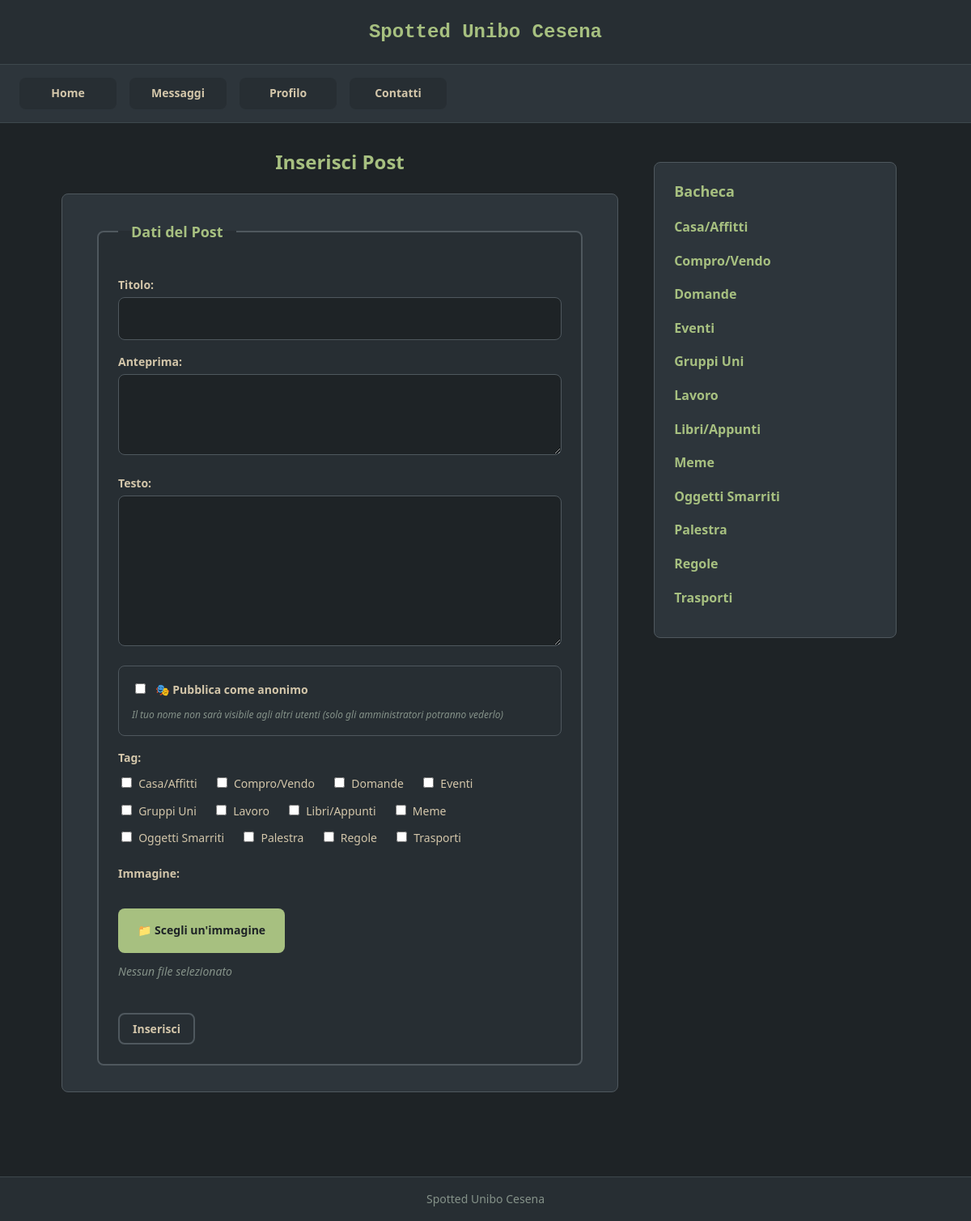
The page /gestisci-posts.php?azione=1 (signed in) on the database its author committed.
### tables this page shows
CREATE TABLE IF NOT EXISTS `tag` (
  `idtag` INT NOT NULL AUTO_INCREMENT,
  `nometag` VARCHAR(50) NOT NULL,
  PRIMARY KEY (`idtag`),
  UNIQUE INDEX `nometag_UNIQUE` (`nometag` ASC)
);

### gestisci-posts.php (called while the page is built, shortened)
<?php
require_once 'bootstrap.php';
$templateParams["titolo"] = "Spotted Unibo Cesena - Gestisci Post";
$azione = -1;
if(isset($_GET["azione"])){
    $azione = $_GET["azione"];
}
switch($azione){
    case 1:
    case 2:
    case 3:
        $templateParams["nome"] = "admin-form.php";
        $templateParams["azione"] = $azione;
        if($azione == 1){
            $templateParams["post"] = getEmptyPost();
        }
        else{
            $idpost = $_GET["id"];
            $templateParams["post"] = $dbh->getPostById($idpost)[0];
        }
        break;
}
require 'template/base.php';
?>

### utils/functions.php (called while the page is built, shortened)
<?php
function isUserLoggedIn(){
    return !empty($_SESSION['idutente']);
}
function getEmptyPost(){
    return array("idpost" => "", "titolopost" => "", "imgpost" => "", "testopost" => "", "anteprimapost" => "", "anonimo" => 0);
}
function getAction($action){
    $result = "";
    switch($action){
        case 1:
            $result = "Inserisci";
            break;
    }
    return $result;
}
?>

### db/database.php (called while the page is built, shortened)
<?php
class DatabaseHelper{
    private $db;
    public function __construct($servername, $username, $password, $dbname, $port){
        $this->db = new mysqli($servername, $username, $password, $dbname, $port);
    }
    public function getTags(){
        $query = "SELECT idtag, nometag FROM tag ORDER BY nometag ASC";
        $stmt = $this->db->prepare($query);
        $stmt->execute();
        $result = $stmt->get_result();
        return $result->fetch_all(MYSQLI_ASSOC);
    }
}
?>

### bootstrap.php (called while the page is built, shortened)
<?php
require_once("utils/functions.php");
require_once("db/database.php");
$dbh = new DatabaseHelper("localhost", "root", "", "spotted_db", 3306);
?>

### template/admin-form.php (the view, shortened to what this page needs)
<h2><?php echo getAction($templateParams["azione"]); ?> Post</h2>
<form action="processa-post.php" method="POST" enctype="multipart/form-data">
    <fieldset>
        <legend>Dati del Post</legend>
        <label for="titolopost">Titolo:</label>
        <input type="text" id="titolopost" name="titolopost"
               value="<?php echo isset($templateParams["post"]["titolopost"]) ? $templateParams["post"]["titolopost"] : ''; ?>"
               <?php if($templateParams["azione"]==3){echo "readonly";} ?> required />
        <label for="anteprimapost">Anteprima:</label>
        <textarea id="anteprimapost" name="anteprimapost" rows="3"
                  <?php if($templateParams["azione"]==3){echo "readonly";} ?> required><?php echo isset($templateParams["post"]["anteprimapost"]) ? $templateParams["post"]["anteprimapost"] : ''; ?></textarea>
        <label for="testopost">Testo:</label>
        <textarea id="testopost" name="testopost" rows="8"
                  <?php if($templateParams["azione"]==3){echo "readonly";} ?> required><?php echo isset($templateParams["post"]["testopost"]) ? $templateParams["post"]["testopost"] : ''; ?></textarea>
        <?php if($templateParams["azione"]!=3): ?>
            <div class="anonimo-option">
                <input type="checkbox" id="anonimo" name="anonimo" value="1"
                       <?php if(isset($templateParams["post"]["anonimo"]) && $templateParams["post"]["anonimo"]){echo "checked";} ?> />
                <label for="anonimo">🎭 Pubblica come anonimo</label>
                <p class="anonimo-hint">Il tuo nome non sarà visibile agli altri utenti (solo gli amministratori potranno vederlo)</p>
            </div>
            <label>Tag:</label>
            <?php
            $allTags = $dbh->getTags();
            $postTags = isset($templateParams["post"]["idpost"]) && $templateParams["post"]["idpost"] != "" ? $dbh->getTagsByPostId($templateParams["post"]["idpost"]) : array();
            $postTagIds = array_column($postTags, 'idtag');
            foreach($allTags as $tag):
            ?>
            <div class="tag-checkbox">
                <input type="checkbox" id="tag_<?php echo $tag["idtag"]; ?>" name="tags[]" value="<?php echo $tag["idtag"]; ?>"
                       <?php if(in_array($tag["idtag"], $postTagIds)){echo "checked";} ?> />
                <label for="tag_<?php echo $tag["idtag"]; ?>"><?php echo $tag["nometag"]; ?></label>
            </div>
            <?php endforeach; ?>
        <?php endif; ?>
        <?php if($templateParams["azione"]!=3): ?>
            <label for="imgpost">Immagine:</label>
            <div class="file-input-wrapper">
                <label for="imgpost" class="file-input-label">
                    <span class="file-icon">📁</span>
                    <span class="file-text">Scegli un'immagine</span>
                </label>
                <span class="file-name" id="file-name">Nessun file selezionato</span>
            </div>
        <?php endif; ?>
        <button type="submit"><?php echo getAction($templateParams["azione"]); ?></button>
    </fieldset>
</form>

### template/base.php (shortened to what this page needs)
<!DOCTYPE html>
<html lang="it">
<head>
    <link rel="stylesheet" href="./css/base.css" />
    <link rel="stylesheet" href="./css/layout.css" />
    <link rel="stylesheet" href="./css/components.css" />
    <link rel="stylesheet" href="./css/pages.css" />
</head>
<body>
    <header>
        <h1>Spotted Unibo Cesena</h1>
    </header>
    <nav>
        <ul>
            <li><a href="index.php">Home</a></li>
            <?php if(isUserLoggedIn()): ?>
            <li><a href="messaggi.php">Messaggi<span id="unread-messages-badge" class="nav-badge" style="display: none;"></span></a></li>
            <li><a href="profilo.php">Profilo</a></li>
            <?php else: ?>
            <li><a href="login.php">Login</a></li>
            <?php endif; ?>
            <li><a href="contatti.php">Contatti</a></li>
        </ul>
    </nav>
    <main>
    <?php
    if(isset($templateParams["nome"])){
        require("template/".$templateParams["nome"]);
    }
    ?>
    </main>
    <aside>
        <section>
            <h2>Bacheca</h2>
            <ul>
                <?php
                $tags = $dbh->getTags();
                foreach($tags as $tag):
                ?>
                <li><a href="tag.php?id=<?php echo $tag["idtag"]; ?>"><?php echo $tag["nometag"]; ?></a></li>
                <?php endforeach; ?>
            </ul>
        </section>
    </aside>
    <footer>
        <p>Spotted Unibo Cesena</p>
    </footer>
</body>
</html>

### css/base.css (style rules this page uses)
:root { --bg-primary: #1e2326; --bg-secondary: #2d353b; --bg-tertiary: #272e33; --bg-hover: #3d484d; --accent-green: #a7c080; --accent-green-hover: #8da563; --accent-blue: #7fbbb3; --accent-blue-hover: #5fa39b; --accent-yellow: #dbbc7f; --accent-red: #e67e80; --accent-red-hover: #c94f54; --text-primary: #d3c6aa; --text-muted: #859289; --text-heading: #a7c080; --border-color: #4f585e; --border-subtle: #3d484d; --space-xs: 0.25rem; --space-sm: 0.5rem; --space-md: 1rem; --space-lg: 1.5rem; --space-xl: 2rem; --space-2xl: 3rem; --font-base: 'Segoe UI', -apple-system, BlinkMacSystemFont, 'Helvetica Neue', Arial, sans-serif; --font-mono: 'Courier New', 'Courier', monospace; --text-xs: 0.75rem; --text-sm: 0.875rem; --text-base: 1rem; --text-lg: 1.125rem; --text-xl: 1.25rem; --text-2xl: 1.5rem; --text-3xl: 1.875rem; --radius-sm: 4px; --radius-md: 8px; --radius-lg: 12px; --radius-full: 9999px; --transition-fast: 150ms ease; --transition-base: 200ms ease; --transition-slow: 300ms ease; --shadow-sm: 0 1px 3px rgba(0, 0, 0, 0.3); --shadow-md: 0 4px 6px rgba(0, 0, 0, 0.4); --shadow-lg: 0 10px 15px rgba(0, 0, 0, 0.5); }
* { box-sizing: border-box; }
body, h1, h2, h3, h4, p, ul, ol { margin: 0; padding: 0; }
body { background-color: var(--bg-primary); color: var(--text-primary); font-family: var(--font-base); font-size: var(--text-base); line-height: 1.6; }
a { color: var(--accent-green); text-decoration: none; transition: color var(--transition-base); }
ul, ol { list-style: none; }
h1, h2, h3, h4, h5, h6 { font-weight: 700; line-height: 1.3; color: var(--text-primary); }

### css/layout.css (style rules this page uses)
body > header, body > footer { background-color: var(--bg-tertiary); color: var(--text-primary); text-align: center; padding: var(--space-lg) var(--space-md); border-bottom: 1px solid var(--border-subtle); }
body > header h1 { font-family: var(--font-mono); font-size: var(--text-2xl); font-weight: 700; color: var(--accent-green); }
body > footer { border-bottom: none; border-top: 1px solid var(--border-subtle); margin-top: var(--space-2xl); padding: var(--space-md); font-size: var(--text-sm); color: var(--text-muted); }
nav { background-color: var(--bg-secondary); padding: var(--space-md) var(--space-lg); border-bottom: 1px solid var(--border-subtle); position: sticky; top: 0; z-index: 100; }
nav ul { display: flex; gap: var(--space-md); flex-wrap: wrap; justify-content: center; max-width: 1200px; margin: 0 auto; }
nav ul li { flex: 1 1 auto; min-width: 120px; text-align: center; }
nav ul li a { display: block; padding: var(--space-sm) var(--space-md); background-color: var(--bg-tertiary); color: var(--text-primary); border-radius: var(--radius-md); font-weight: 600; font-size: var(--text-sm); transition: all var(--transition-base); }
body > main { max-width: 800px; margin: var(--space-xl) auto; padding: 0 var(--space-sm); }
main > h2 { font-size: var(--text-2xl); color: var(--text-heading); margin-bottom: var(--space-lg); text-align: center; font-weight: 700; }
aside { background-color: var(--bg-secondary); border: 1px solid var(--border-color); border-radius: var(--radius-md); margin: 0 var(--space-md) var(--space-xl); padding: var(--space-lg); }
aside > section { padding: 0; }
aside > section > h2 { font-size: var(--text-lg); color: var(--text-heading); margin-bottom: var(--space-md); font-weight: 700; }
aside > section > ul > li { margin-bottom: var(--space-sm); }
aside > section > ul > li > a { color: var(--accent-green); font-weight: 600; display: block; padding: var(--space-xs) 0; transition: all var(--transition-base); }
@media screen and (min-width: 768px) { body > main { padding: 0 var(--space-md); width: 60%; margin-left: 5%; margin-right: 2%; } }
@media screen and (min-width: 768px) { main, aside { display: inline-block; vertical-align: top; } }
@media screen and (min-width: 768px) { aside { width: 25%; margin: var(--space-2xl) 5% var(--space-xl) 0; position: sticky; top: 80px; } }
@media screen and (min-width: 768px) { nav ul { justify-content: flex-start; } }
@media screen and (min-width: 768px) { nav ul li { flex: 0 1 auto; } }

### rows shown on the page
tag: nometag "Casa/Affitti"
tag: nometag "Compro/Vendo"
tag: nometag "Domande"
tag: nometag "Eventi"
tag: nometag "Gruppi Uni"
tag: nometag "Lavoro"
tag: nometag "Libri/Appunti"
tag: nometag "Meme"
tag: nometag "Oggetti Smarriti"
tag: nometag "Palestra"
tag: nometag "Regole"
tag: nometag "Trasporti"

### other values the page prints
getAction($templateParams["azione"]) "Inserisci"
